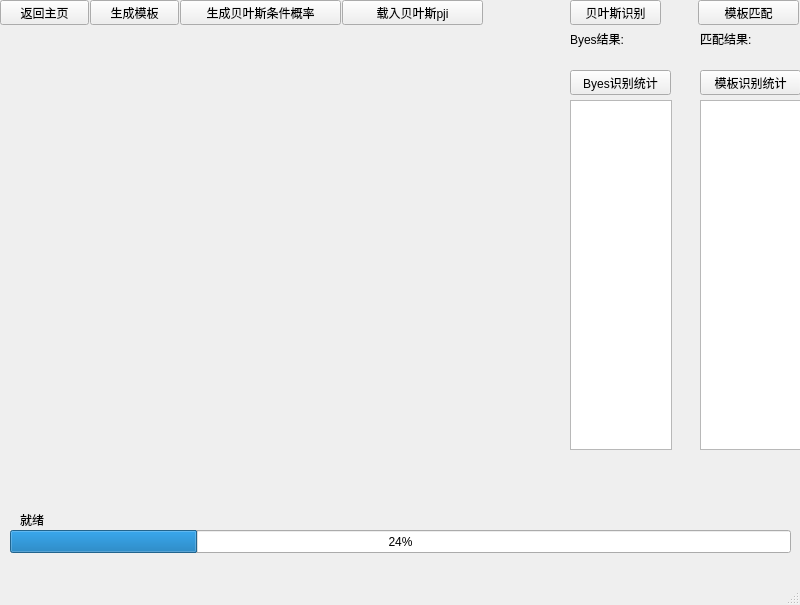
<?xml version="1.0" encoding="UTF-8"?>
<ui version="4.0">
 <class>NumDetWindow</class>
 <widget class="QMainWindow" name="NumDetWindow">
  <property name="geometry">
   <rect>
    <x>0</x>
    <y>0</y>
    <width>800</width>
    <height>605</height>
   </rect>
  </property>
  <property name="sizeIncrement">
   <size>
    <width>2</width>
    <height>11</height>
   </size>
  </property>
  <property name="baseSize">
   <size>
    <width>2</width>
    <height>11</height>
   </size>
  </property>
  <property name="windowTitle">
   <string>数字识别</string>
  </property>
  <widget class="QWidget" name="centralwidget">
   <widget class="QPushButton" name="returnMain">
    <property name="geometry">
     <rect>
      <x>0</x>
      <y>0</y>
      <width>89</width>
      <height>25</height>
     </rect>
    </property>
    <property name="text">
     <string>返回主页</string>
    </property>
   </widget>
   <widget class="QPushButton" name="createTemplate">
    <property name="geometry">
     <rect>
      <x>90</x>
      <y>0</y>
      <width>89</width>
      <height>25</height>
     </rect>
    </property>
    <property name="text">
     <string>生成模板</string>
    </property>
   </widget>
   <widget class="QProgressBar" name="createProgressBar">
    <property name="geometry">
     <rect>
      <x>10</x>
      <y>530</y>
      <width>781</width>
      <height>23</height>
     </rect>
    </property>
    <property name="value">
     <number>24</number>
    </property>
   </widget>
   <widget class="QLabel" name="createState">
    <property name="geometry">
     <rect>
      <x>20</x>
      <y>510</y>
      <width>761</width>
      <height>20</height>
     </rect>
    </property>
    <property name="text">
     <string>就绪</string>
    </property>
   </widget>
   <widget class="QPushButton" name="matchNum">
    <property name="geometry">
     <rect>
      <x>698</x>
      <y>0</y>
      <width>101</width>
      <height>25</height>
     </rect>
    </property>
    <property name="text">
     <string>模板匹配</string>
    </property>
   </widget>
   <widget class="QTableView" name="resultTable">
    <property name="geometry">
     <rect>
      <x>700</x>
      <y>100</y>
      <width>102</width>
      <height>350</height>
     </rect>
    </property>
    <property name="iconSize">
     <size>
      <width>2</width>
      <height>11</height>
     </size>
    </property>
   </widget>
   <widget class="QLabel" name="matchResult">
    <property name="geometry">
     <rect>
      <x>700</x>
      <y>30</y>
      <width>91</width>
      <height>17</height>
     </rect>
    </property>
    <property name="text">
     <string>匹配结果:</string>
    </property>
   </widget>
   <widget class="QPushButton" name="matchStatistics">
    <property name="geometry">
     <rect>
      <x>700</x>
      <y>70</y>
      <width>101</width>
      <height>25</height>
     </rect>
    </property>
    <property name="text">
     <string>模板识别统计</string>
    </property>
   </widget>
   <widget class="QLabel" name="matchBackgroud">
    <property name="geometry">
     <rect>
      <x>566</x>
      <y>0</y>
      <width>231</width>
      <height>501</height>
     </rect>
    </property>
    <property name="text">
     <string/>
    </property>
   </widget>
   <widget class="QPushButton" name="createBayesTemplate">
    <property name="geometry">
     <rect>
      <x>180</x>
      <y>0</y>
      <width>161</width>
      <height>25</height>
     </rect>
    </property>
    <property name="text">
     <string>生成贝叶斯条件概率</string>
    </property>
   </widget>
   <widget class="QPushButton" name="byesDetec">
    <property name="geometry">
     <rect>
      <x>570</x>
      <y>0</y>
      <width>91</width>
      <height>25</height>
     </rect>
    </property>
    <property name="text">
     <string>贝叶斯识别</string>
    </property>
   </widget>
   <widget class="QLabel" name="byesResult">
    <property name="geometry">
     <rect>
      <x>570</x>
      <y>30</y>
      <width>111</width>
      <height>17</height>
     </rect>
    </property>
    <property name="text">
     <string>Byes结果:</string>
    </property>
   </widget>
   <widget class="QPushButton" name="byesMatchStatistics">
    <property name="geometry">
     <rect>
      <x>570</x>
      <y>70</y>
      <width>101</width>
      <height>25</height>
     </rect>
    </property>
    <property name="text">
     <string>Byes识别统计</string>
    </property>
   </widget>
   <widget class="QTableView" name="byesResultTable">
    <property name="geometry">
     <rect>
      <x>570</x>
      <y>100</y>
      <width>102</width>
      <height>350</height>
     </rect>
    </property>
    <property name="iconSize">
     <size>
      <width>2</width>
      <height>11</height>
     </size>
    </property>
   </widget>
   <widget class="QPushButton" name="reloadPJI">
    <property name="geometry">
     <rect>
      <x>342</x>
      <y>0</y>
      <width>141</width>
      <height>25</height>
     </rect>
    </property>
    <property name="text">
     <string>载入贝叶斯pji</string>
    </property>
   </widget>
   <zorder>matchBackgroud</zorder>
   <zorder>returnMain</zorder>
   <zorder>createTemplate</zorder>
   <zorder>createProgressBar</zorder>
   <zorder>matchNum</zorder>
   <zorder>createState</zorder>
   <zorder>resultTable</zorder>
   <zorder>matchResult</zorder>
   <zorder>matchStatistics</zorder>
   <zorder>createBayesTemplate</zorder>
   <zorder>byesDetec</zorder>
   <zorder>byesResult</zorder>
   <zorder>byesMatchStatistics</zorder>
   <zorder>byesResultTable</zorder>
   <zorder>reloadPJI</zorder>
  </widget>
  <widget class="QMenuBar" name="menubar">
   <property name="geometry">
    <rect>
     <x>0</x>
     <y>0</y>
     <width>800</width>
     <height>28</height>
    </rect>
   </property>
  </widget>
  <widget class="QStatusBar" name="statusbar"/>
 </widget>
 <resources/>
 <connections/>
</ui>
